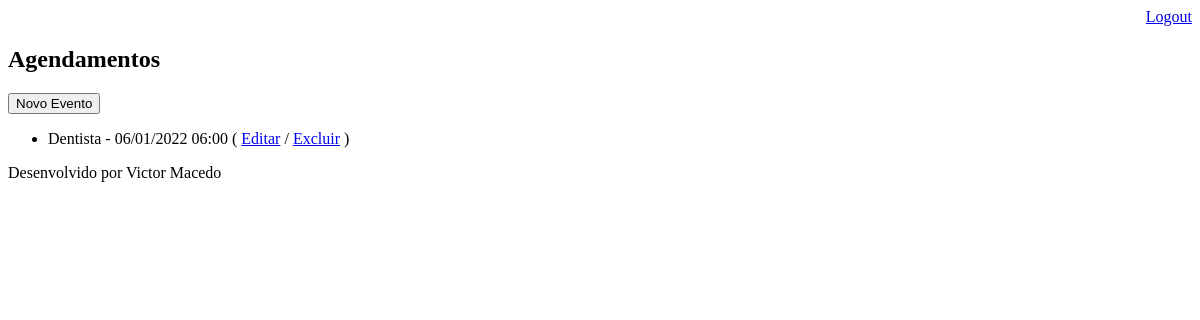
Page /agenda/ (signed in) on the earlier database version.
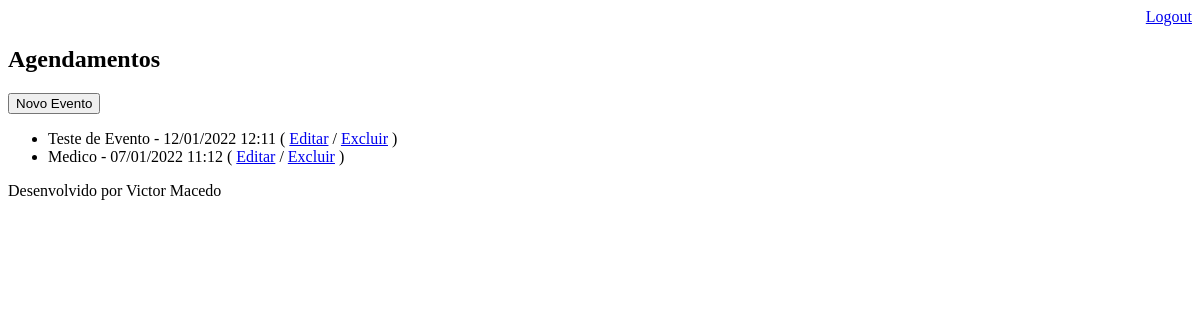
Same page on the later database version.
### core/models.py (models this page shows, shortened)
class Evento(models.Model):
    titulo = models.CharField(max_length=100)
    descricao = models.TextField(blank=True, null=True)
    data_evento = models.DateTimeField(verbose_name='Data do Evento')
    data_criacao = models.DateTimeField(auto_now=True, verbose_name='Data da Criação')
    usuario = models.ForeignKey(User, on_delete=models.CASCADE)
    class Meta:
        db_table = 'evento'
    def get_data_criacao(self):
        return self.data_evento.strftime('%d/%m/%Y %H:%M')
    def get_evento_atrasado(self):
        if self.data_evento < datetime.now():
            return True
        else:
            return False

### core/views.py (the view)
# urls.py: path('agenda/', views.lista_eventos),
@login_required(login_url='/login/')
def lista_eventos(request):
    user = request.user
    data_atual = datetime.now() - timedelta(hours=1)
    evento = Evento.objects.filter(usuario=user, data_evento__gt=data_atual)
    dados = {'eventos': evento}
    return render(request, 'agenda.html', dados)

### templates/agenda.html
{% extends "model-page.html" %}
{% block content %}
<h2>Agendamentos</h2>
<a href="evento/">
    <button type="button">Novo Evento</button>
</a>
<ul>
    {% for evento in eventos %}
    <li>
        <div style="{% if evento.get_evento_atrasado %} color:red {% endif %}" >
            {{evento.titulo}} - {{evento.get_data_criacao}}
            ( <a href="evento/?id={{evento.id}}">Editar</a> / <a href="evento/delete/{{ evento.id }}">Excluir</a> )
        </div>
    </li>
    {% endfor %}
</ul>
{% endblock %}

### templates/model-page.html
<!DOCTYPE html>
<html lang="en">
<head>
    {% include "model-header.html" %}
</head>
<body>
{% block content %} {% endblock %}
{% include "model-footer.html" %}
</body>
</html>

### templates/model-header.html (shortened to what this page needs)
<div align="right">
    <a href="/logout">Logout</a>
</div>

### templates/model-footer.html
<p>Desenvolvido por Victor Macedo</p>

Differences in the rows shown:
removed Evento: titulo "Dentista", get_data_criacao "06/01/2022 06:00"
added Evento: titulo "Teste de Evento", get_data_criacao "12/01/2022 12:11"
added Evento: titulo "Medico", get_data_criacao "07/01/2022 11:12"
